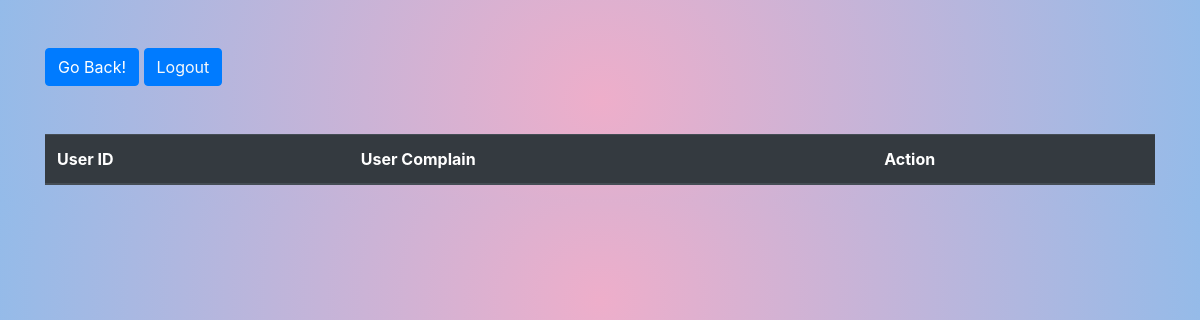
/displaycomplain.php, run on an earlier commit of the app's database.
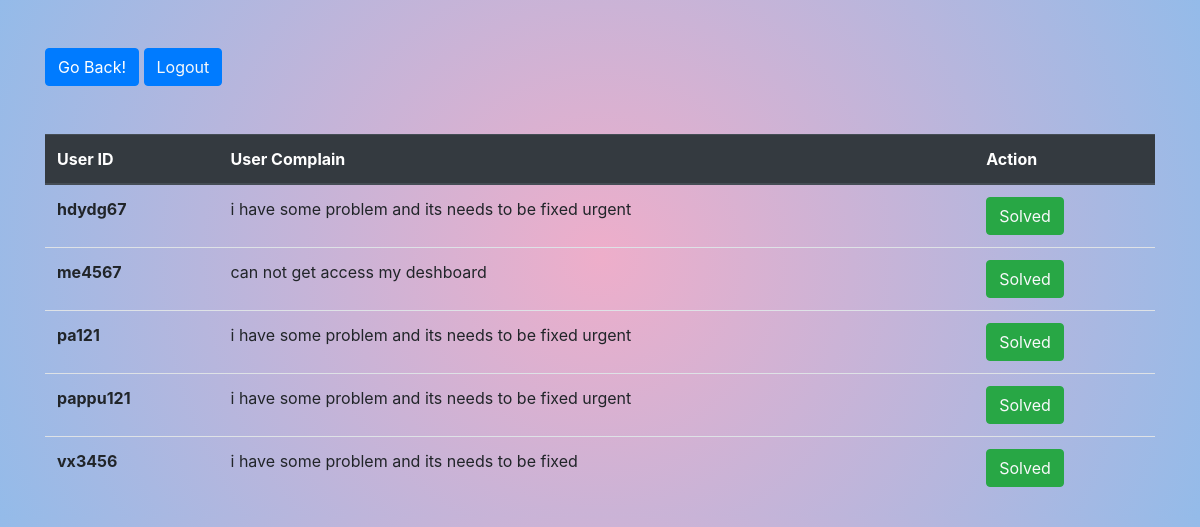
And on a later commit of the database.
### tables this page shows
CREATE TABLE `customer_complain` (
  `User_ID` varchar(30) NOT NULL,
  `Complain_box` varchar(300) NOT NULL
);

### displaycomplain.php (the view, shortened to what this page needs)
<?php
include 'connectcustcre.php';
?>
<!DOCTYPE html>
<html lang="en">
<head>
    <link rel="stylesheet" href="https://cdn.jsdelivr.net/npm/bootstrap@4.4.1/dist/css/bootstrap.min.css">
</head>
<body style="background: radial-gradient(circle, rgba(238,174,202,1) 0%, rgba(148,187,233,1) 100%);">
<div class="container">
<button class="btn btn-primary my-5" input type="button"class="text-light" onclick="history.back()">Go Back!</button>
<button class="btn btn-primary my-5"><a href="login.php" class="text-light">Logout</a></button>
        <table class="table">
            <thead class="thead-dark">
                <tr>
                    <th scope="col">User ID</th>
                    <th scope="col">User Complain</th>
                    <th scope="col">Action</th>
                </tr>
            </thead>
            <tbody>
                <?php
                $sql = "SELECT * FROM `customer_complain`";
                $result = mysqli_query($con, $sql);
                if ($result) {
                    while ($row = mysqli_fetch_assoc($result)) {
                        $id = $row['User_ID'];
                        $Complain = $row['Complain_box'];
                        echo '<tr>
                        <th scope="row">' . $id . '</th>
                        <td>' . $Complain . '</td>
                        <td>
                        <button class="btn btn-success"><a href="delcust.php ? delid='.$id.'" class="text-light">Solved</a></button>
                        </td>
                    </tr>';
                    }
                }
                ?>
            </tbody>
        </table>
    </div>
</body>
</html>

What changed in the data, as far as the page shows it:
added customer_complain: User_ID "hdydg67", Complain_box "i have some problem and its needs to be fixed urgent"
added customer_complain: User_ID "me4567", Complain_box "can not get access my deshboard"
added customer_complain: User_ID "pa121", Complain_box "i have some problem and its needs to be fixed urgent"
added customer_complain: User_ID "pappu121", Complain_box "i have some problem and its needs to be fixed urgent"
added customer_complain: User_ID "vx3456", Complain_box "i have some problem and its needs to be fixed"
